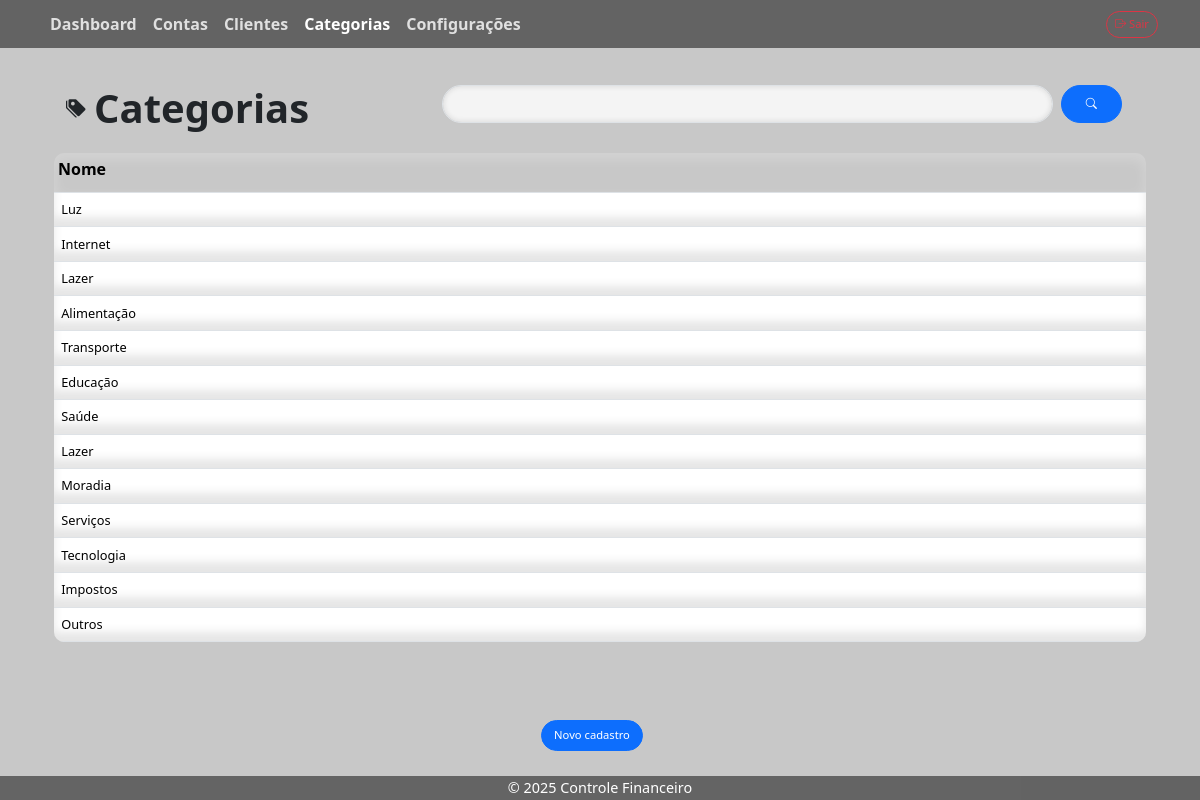
/categorias/ (signed in), run on the app's committed database.
### categorias/models.py (models this page shows, shortened)
class Categoria(models.Model):
    nome = models.CharField(max_length=50)

### categorias/views.py (the view, shortened to what this page needs)
# urls.py: path('', categoria_list, name='categoria_list'),
@login_required()
def categoria_list(request):
    categorias_qs = Categoria.objects.all()
    categoria_filter = CategoriaFilter(request.GET, queryset=categorias_qs)
    form = CategoriaForm()
    context = {
        'filter': categoria_filter,
        'form': form,
        'categorias': categorias_qs,
    }
    return render(request, 'categorias/categoria_list.html', context)

### categorias/forms.py
class CategoriaForm(forms.ModelForm):
    class Meta:
        model = Categoria
        fields = '__all__'

### configuracoes/context_processors.py (called while the page is built)
def tema_context(request):
    try:
        config = Configuracao.objects.first()
        return {'tema': config.tema if config else 'light'}
    except:
        return {'tema': 'light'}

### contas/templatetags/contas_extras.py (called while the page is built)
@register.inclusion_tag("partials/ordenar_th.html")
def ordenar_th(label, field, order_by, order):
    return {
        "label": label,
        "field": field,
        "order_by": order_by,
        "order": order,
    }

### categorias/templates/categorias/categoria_list.html (shortened to what this page needs)
{% extends 'content_base.html' %}
{% load static %}
{% block modulo %}<i class="bi bi-tags-fill fs-5 me-2"></i>Categorias{% endblock %}
{% block form %}
    {% include 'categorias/categoria_form.html' %}
{% endblock %}
{% block filter %}
    {% include 'contas_filter.html' %}
{% endblock %}
{% block table %}
<div id="table">
    <div id="thead" >
        <table class="table">
            <colgroup>
                <col style="width: 100%;">
            </colgroup>
            <thead>
                <tr>
                    {% load contas_extras %}
                    {% ordenar_th "Nome" "nome" order_by order %}
                </tr>
            </thead>
        </table>
    </div>
    <div id="tbody">
        <table class="table">
            <colgroup>
                <col style="width: 100%;">
            </colgroup>
            <tbody>
                {% for categoria in filter.qs %}
                    <tr id="{{ categoria.id }}" onclick="select('{{ categoria.id }}')">
                        <td><p>{{ categoria.nome }}</p></td>
                    </tr>
                    {% empty %}
                    <tr>
                        <td colspan="7" class="text-center">Nenhum resultado encontrado.</td>
                    </tr>
                {% endfor %}
            </tbody>
        </table>
    </div>
</div>
{% endblock %}

### static/financeiro/css/style.css (style rules this page uses)
:root { --bg-color: rgb(200, 200, 200); --card-shadow: 0px 10px 5px 1px rgba(0, 0, 0, 0.3); --card-shadow-hover: 0px 15px 5px 1px rgba(0, 0, 0, 0.3); --nav-bg-color: rgba(0, 0, 0, 0.5); --card-bg-color: rgb(255, 255, 255); }
html { width: 100%; height: 100%; }
body { display: flex; flex-direction: column; min-height: 100vh; width: 100%; height: 100%; background-color: var(--bg-color); }
input, select, option { border-radius: 30px !important; background-color: rgba(255, 255, 255, 0.8) !important; box-shadow: inset 0px 0px 5px 1px rgba(0, 0, 0, 0.1) !important; padding-left: 10px; color: black !important; }
body, a, th { user-select: none; -webkit-user-select: none; -moz-user-select: none; -ms-user-select: none; }
input, textarea, select, td { user-select: text; -webkit-user-select: text; -moz-user-select: text; -ms-user-select: text; }

### static/financeiro/css/menu.css (style rules this page uses)
:root { --menu-text-color: rgb(0, 0, 0); }

### static/financeiro/css/table.css (style rules this page uses)
:root { --table-bg: white; --p-color: black; }
#table { display: flex; flex-direction: column; width: 100%; height: 100%; border-radius: 10px !important; }
#thead { width: 100%; height: 40px; border-radius: 10px 10px 0px 0px !important; box-shadow: inset 0px 5px 12px 2px rgba(255, 255, 255, 0.2); }
tbody tr { background-color: rgba(255, 255, 255, 0) !important; box-shadow: inset 0px -10px 10px 0px rgba(0, 0, 0, 0.1); transition-duration: 0.5s; }
tbody td { background-color: rgba(0, 0, 0, 0) !important; padding: 0.25rem !important; }
#tbody { background-color: var(--table-bg); border-radius: 0px 0px 10px 10px !important; height: var(100% - 40px); width: 100%; overflow:auto; padding: 0px !important; font-size: 0.8rem !important; }
#tbody p, .pagar, .pagar input[type="date"] { padding: 0.2rem !important; }
#tbody p { display: flex; width: 100%; height: 100%; align-items: center; margin: 0px !important; color: var(--p-color); }
#thead table, #tbody table { table-layout: fixed; width: 100%; height: 100%; margin-bottom: 0px !important; }

### static/financeiro/css/filter.css (style rules this page uses)
:root { --filter-color: black; --filter-hover: rgba(0, 0, 0, 0.1); }
.form-control.rounded, .form-control.rounded-pill { border-radius: 0.5rem; box-shadow: inset 0 0 0 0 rgba(0,0,0,0); transition: border-color 0.3s, box-shadow 0.3s; }

### static/financeiro/css/dropbox.css (style rules this page uses)
:root { --db-color: black; --db-shadow: 0px 10px 15px 5px rgba(0, 0, 0, 0.5); }

### data on the page
Categoria: nome "Luz"
Categoria: nome "Internet"
Categoria: nome "Lazer"
Categoria: nome "Alimentação"
Categoria: nome "Transporte"
Categoria: nome "Educação"
Categoria: nome "Saúde"
Categoria: nome "Lazer"
Categoria: nome "Moradia"
Categoria: nome "Serviços"
Categoria: nome "Tecnologia"
Categoria: nome "Impostos"
Categoria: nome "Outros"

### other printed values
{{ label }} "Nome"
